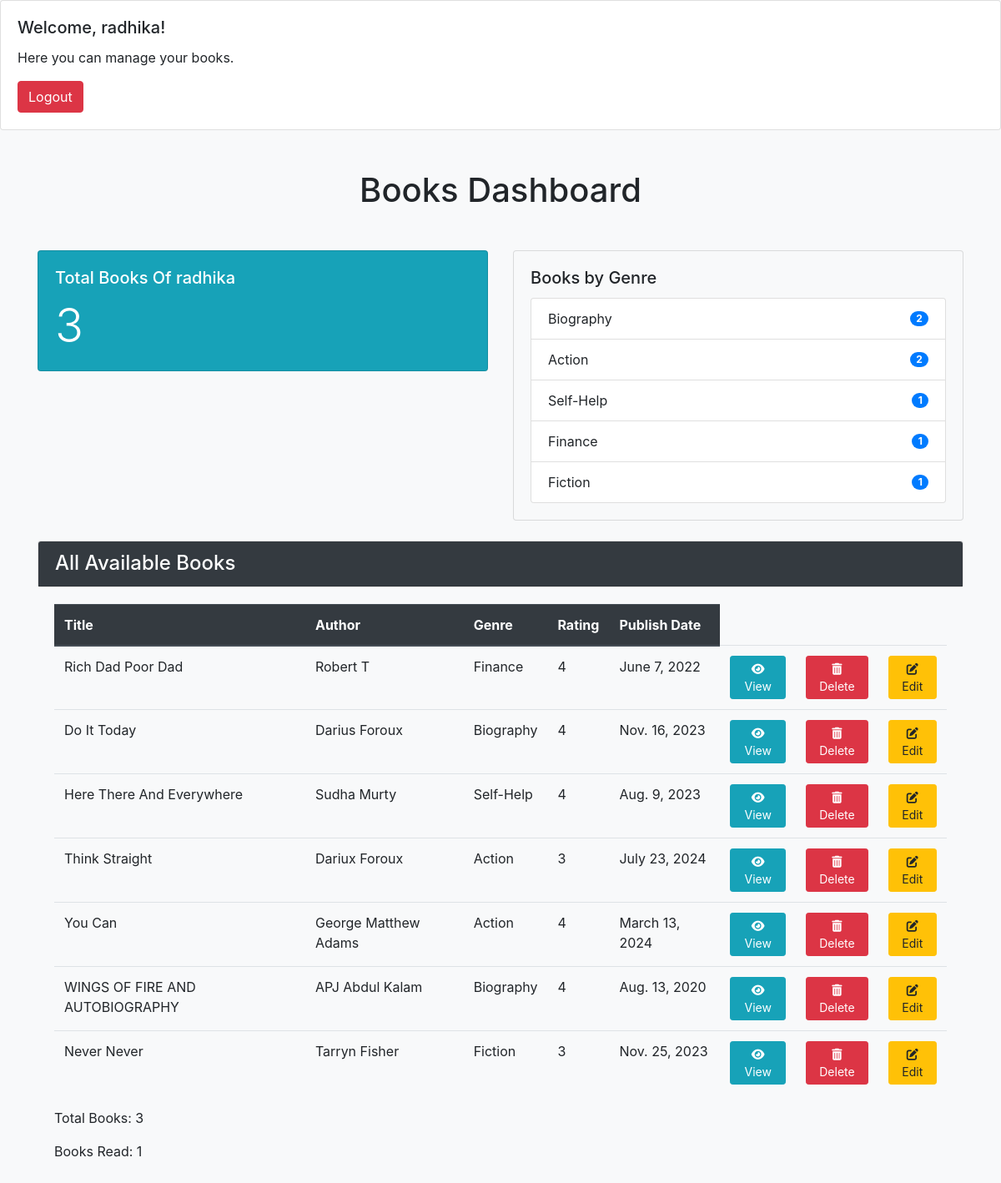
Page /d/ (signed in) on the earlier database version.
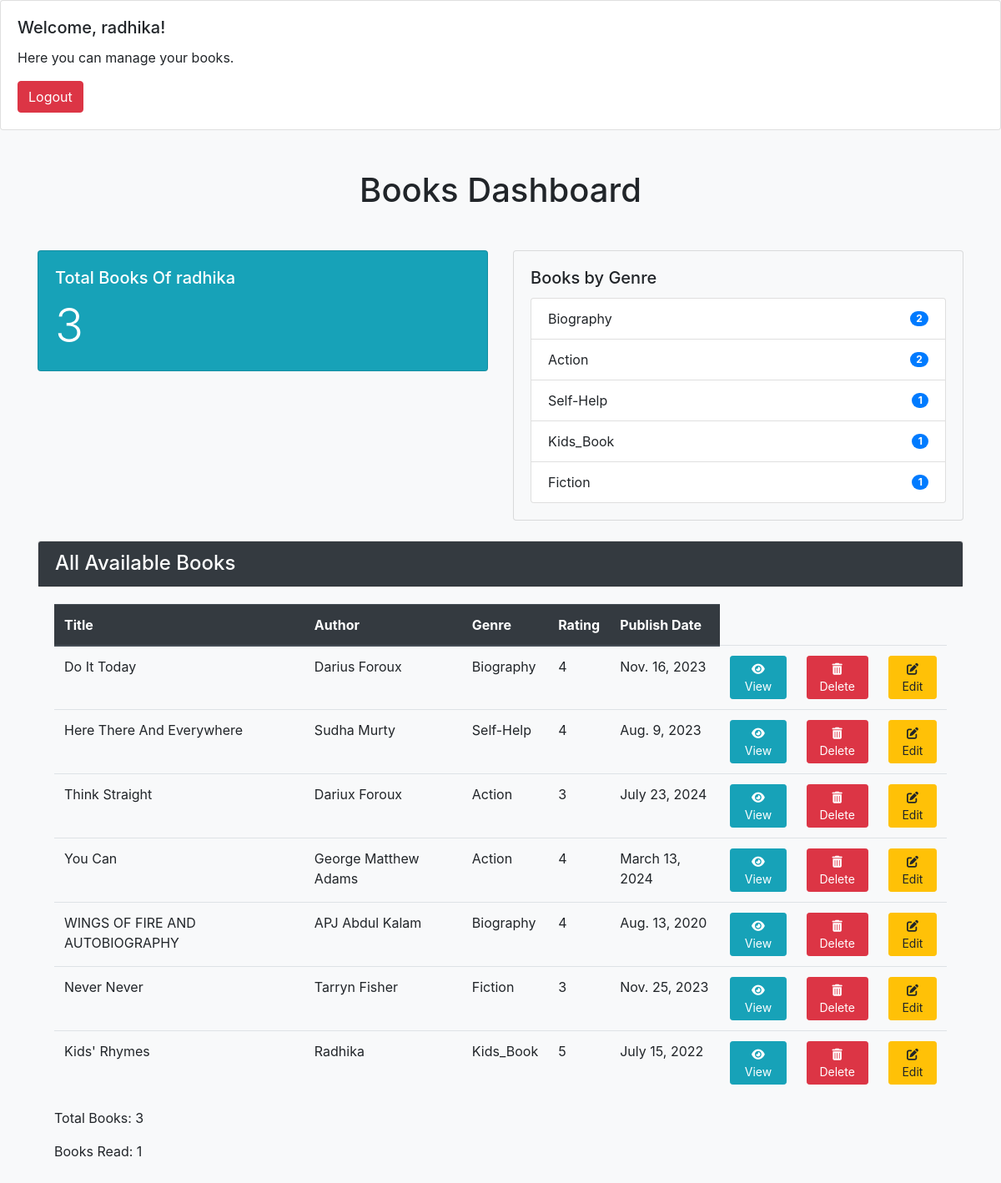
Same page on the later database version.
### Books/models.py (models this page shows)
class Book(models.Model):
    STATUS_CHOICES = [
        ('R','Read'),
        ('U', 'Unread'),
    ]
    GENRE_CHOICES = [
        ('Fiction', 'Fiction'),
        ('Biography', 'Biography'),
        ('Mystery', 'Mystery'),
        ('Romance','Romance'),
        ('Comics', 'Comics'),
        ('Kids_Book', 'Kids_Book'),
        ('History', 'History'),
        ('Horror', 'Horror'),
        ('Finannce','Finance'),
        ('Science','Science'),
        ('Self-Help','Self-Help'),
    ]
    title = models.CharField(max_length=200)
    author = models.CharField(max_length=200)
    genre = models.CharField(max_length=50, choices=GENRE_CHOICES)
    rating = models.IntegerField(null= True,blank=True)
    publish_date = models.DateField(null=True)
    status = models.CharField(max_length=1, choices=STATUS_CHOICES, default='U')
    user = models.ForeignKey(User, on_delete=models.CASCADE)
    poster = models.ImageField(upload_to='posters/', blank=True, null=True)

### Books/views.py (the view)
# urls.py: path('d/', dashboard, name='dashboard'),
@login_required
def dashboard(request):
    if request.method == 'POST':
        book_id = request.POST.get('book_id')
        book = get_object_or_404(Book, pk=book_id,user=request.user)
        book.delete()
        return redirect('dashboard')
    books = Book.objects.filter(user=request.user)
    total_books = books.count()
    books_read = Book.objects.filter(user=request.user, status='R').count()
    genre_stats = Book.objects.values('genre').annotate(count=Count('genre')).order_by('-count')
    genre_distribution = Book.objects.filter(user=request.user).values('genre').annotate(count=Count('genre'))
    avg_rating = Book.objects.filter(user=request.user).aggregate(Avg('rating'))
    books = Book.objects.all()
    context = {
        'total_books': total_books,
        'books_read': books_read,
        'genre_stats': genre_stats,
        'genre_distribution': genre_distribution,
        'avg_rating': avg_rating['rating__avg'],
        'books': books,
    }
    return render(request,'dashboard.html',context)

### templates/dashboard.html (shortened to what this page needs)
<!DOCTYPE html>
<html lang="en">
<head>
    <link
        rel="stylesheet"
        href="https://stackpath.bootstrapcdn.com/bootstrap/4.5.2/css/bootstrap.min.css"
    >
</head>
<body class="bg-light">
    <td>   <div class="card">
        <div class="card-body">
            <h5 class="card-title">Welcome, {{ request.user.username }}!</h5>
            <p class="card-text">Here you can manage your books.</p>
            <a href="{% url 'user_logout' %}" class="btn btn-danger">Logout</a>
        </div>
    </div> </td>
    <td>
    <div class="container my-5">
        <h1 class="text-center mb-5">Books Dashboard</h1>
           <div class = "row">
                <div class="col-md-6">
                    <div class="card text-white bg-info mb-4">
                        <div class="card-body">
                            <h5 class="card-title">Total Books Of {{user}} </h5>
                            <p class="card-text display-4">{{ total_books }}</p>
                        </div>
                    </div>
                </div>
                <div class="col-md-6">
                    <div class="card bg-light mb-4">
                        <div class="card-body">
                            <h5 class="card-title">Books by Genre</h5>
                            <ul class="list-group">
                                {% for stat in genre_stats %}
                                    <li class="list-group-item d-flex justify-content-between align-items-center">
                                        {{ stat.genre }}
                                        <span class="badge badge-primary badge-pill">{{ stat.count }}</span>
                                    </li>
                                {% endfor %}
                            </ul>
                        </div>
                    </div>
                </div>
            </div>
        <div class="card">
                    <div class="card-header bg-dark text-white">
                        <h4 class="mb-0">All Available Books</h4>
                    </div>
            </div>
            <div class="card-body">
                <table class="table table-hover">
                    <thead class="thead-dark">
                        <tr>
                            <th scope="col">Title</th>
                            <th scope="col">Author</th>
                            <th scope="col">Genre</th>
                            <th scope="col">Rating</th>
                            <th scope="col">Publish Date</th>
                        </tr>
                    </thead>
                    <tbody>
                       {%if books %}
                        {% for book in books %}
                        <tr>
                            <td>{{ book.title }}</td>
                            <td>{{ book.author }}</td>
                            <td>{{ book.genre }}</td>
                            <td>{{ book.rating}}</td>
                            <td>{{ book.publish_date }}</td>
                            <td>
                                <a href="{% url 'book_detail' book.pk %}" class="btn btn-info btn-sm">
                                    <i class="fas fa-eye"></i> View
                                </a>
                            </td>
                            <td>
                                <form method="post" class="d-inline">
                                    <button type="submit" class="btn btn-danger btn-sm">
                                        <i class="fas fa-trash-alt"></i> Delete
                                    </button>
                                </form>
                            </td>
                            <td>
                                <a href="{% url 'book_update' book.pk %}" class="btn btn-warning btn-sm">
                                    <i class="fas fa-edit"></i> Edit
                                </a>
                            </td>
                        </tr>
                        {% endfor %}
                        {% else %}
                        <tr>
                            <td colspan="4" class="text-center text-muted">No Books available.</td>
                        </tr>
                    {% endif %}
                    </tbody>
                </table>
            </td>
     <p>Total Books: {{ total_books }}</p>
     <p>Books Read: {{ books_read }}</p>
</body>

Differences in the rows shown:
removed Book: title "Rich Dad Poor Dad", author "Robert T", genre "Finance", rating "4", publish_date "June 7, 2022"
added Book: title "Kids' Rhymes", author "Radhika", genre "Kids_Book", rating "5", publish_date "July 15, 2022"
Other differences:
new list line: "Kids_Book 1"
list line gone: "Finance 1"
